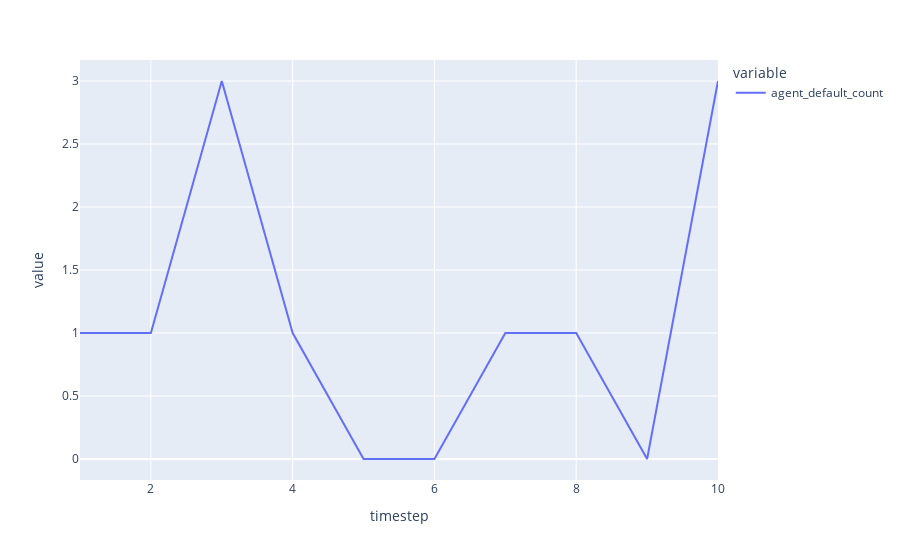

The notebook cell this image was saved under:
### Code cell
df[df.timestep >= 1].plot(kind='line', x='timestep', y=['agent_default_count'])

### Figure 1 — Plotly figure (JSON) as saved in the notebook; plotly's stock layout.template omitted (floating-point values rounded to 4 significant figures)
{"data": [{"hovertemplate": "variable=agent_default_count<br>timestep=%{x}<br>value=%{y}<extra></extra>", "legendgroup": "agent_default_count", "line": {"color": "#636efa", "dash": "solid"}, "mode": "lines", "name": "agent_default_count", "orientation": "v", "showlegend": true, "type": "scatter", "x": [1, 2, 3, 4, 5, 6, 7, 8, 9, 10], "xaxis": "x", "y": [1, 1, 3, 1, 0, 0, 1, 1, 0, 3], "yaxis": "y"}], "layout": {"legend": {"title": {"text": "variable"}, "tracegroupgap": 0}, "margin": {"t": 60}, "xaxis": {"anchor": "y", "domain": [0, 1], "title": {"text": "timestep"}}, "yaxis": {"anchor": "x", "domain": [0, 1], "title": {"text": "value"}}}}
